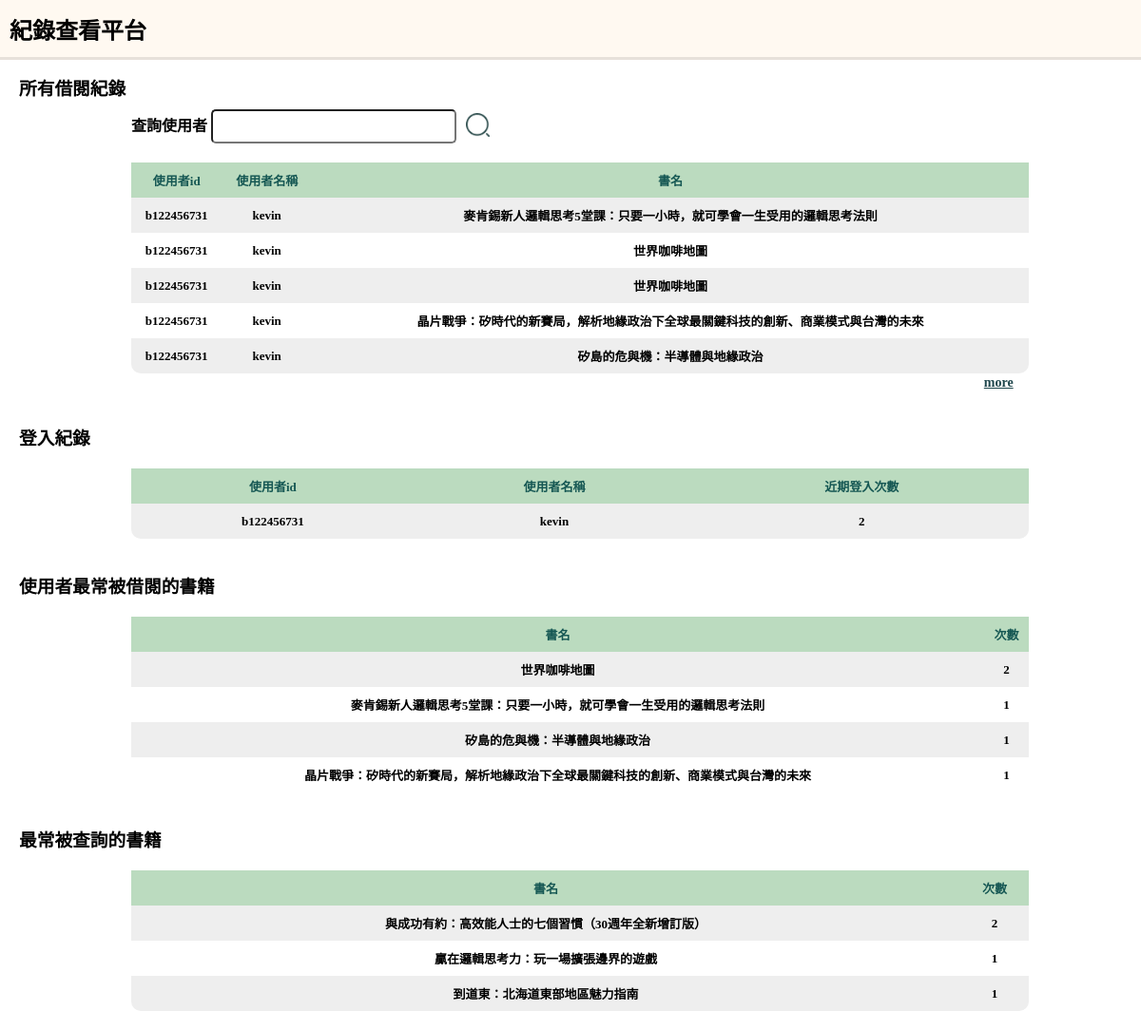
Page /supervise on the committed database.
### tables this page shows
CREATE TABLE "logintopic" (
	"No"	INTEGER,
	"user_ssn"	TEXT,
	"user_name"	TEXT,
	"behavior"	TEXT,
	PRIMARY KEY("No" AUTOINCREMENT)
);

### app.py (the view)
@app.route('/supervise')
def all():
  def super_user_record():
    con = sql.connect("borrowtopic.db")
    con.row_factory = sql.Row
    cur = con.cursor()
    cur.execute("SELECT user_ssn,user_name,book_name FROM borrowtopic")
    data = cur.fetchall()
    con.close()
    for row in data:
      print(row["user_ssn"])
      print(row["user_name"])
      print(row["book_name"])
    return data
  def super_frquent_user():
    con = sql.connect("logintopic.db")
    con.row_factory = sql.Row
    cur = con.cursor()
    cur.execute("SELECT user_ssn, user_name, COUNT(user_ssn) AS num FROM logintopic GROUP BY user_ssn ORDER BY COUNT(user_ssn) DESC")
    data = cur.fetchall()
    con.close()
    for row in data:
      print(row["user_ssn"])
      print(row["user_name"])
    return data
  def super_book_borrowed():
    con = sql.connect("borrowtopic.db")
    con.row_factory = sql.Row
    cur = con.cursor()
    cur.execute("SELECT book_name, COUNT(book_name) as num FROM borrowtopic GROUP BY book_name ORDER BY COUNT(book_name) DESC")
    data = cur.fetchall()
    con.close()
    for row in data:
      print(row["book_name"])
    return data
  def super_book_searched():
    con = sql.connect("searchtopic.db")
    con.row_factory = sql.Row
    cur = con.cursor()
    cur.execute("SELECT book_name, COUNT(book_name) as num FROM searchtopic GROUP BY book_name ORDER BY COUNT(book_name) DESC")
    data = cur.fetchall()
    con.close()
    for row in data:
      print(row["book_name"])
    return data
  return render_template("supervise.html",freq = super_frquent_user(), borrow = super_user_record(), bookborrow = super_book_borrowed(), search = super_book_searched())

### templates/supervise.html (shortened to what this page needs)
<!DOCTYPE html>
<html lang="en">
<head>
</head>
<body>
    <h2 class="title1">紀錄查看平台</h2>
    <hr width="100%" ></hr>
    <div class="block1">
        <h3 class="title2">所有借閱紀錄</h3>
        <form class="table1" action="/user_record_search">
            <font style="font-weight: bolder;">查詢使用者</font>
            <input class="inputArea" type="text" name="user_search" />
            <button class='searchBtn'><img style="margin-bottom: -6px;" width="25px" height="25px"
                    src="./static/images/search.png" /></button>
        </form>
        <div class="main">
            <table class="allRec">
                <thead>
                    <td>使用者id</td>
                    <td>使用者名稱</td>
                    <td>書名</td>
                </thead>
                <tbody>
                    {% for row in borrow %}
                    <tr>
                        <td>{{row["user_ssn"]}}</td>
                        <td>{{row["user_name"]}}</td>
                        <td>{{row["book_name"]}}</td>
                    </tr>
                    {% endfor %}
                </tbody>
            </table>
            <a href="" class="more">more</a>
        </div>
        <h3 class="title2">登入紀錄</h3>
        <div class="main">
            <table>
                <thead>
                    <td>使用者id</td>
                    <td>使用者名稱</td>
                    <td>近期登入次數</td>
                </thead>
                <tbody>
                    {% for row in freq %}
                    <tr>
                        <td>{{row["user_ssn"]}}</td>
                        <td>{{row["user_name"]}}</td>
                        <td>{{row["num"]}}</td>
                    </tr>
                    {% endfor %}
                </tbody>
            </table>
        </div>
        <h3 class="title2">使用者最常被借閱的書籍</h3>
        <div class="main">
            <table>
                <thead>
                    <td>書名</td>
                    <td>次數</td>
                </thead>
                <tbody>
                    {% for row in bookborrow %}
                    <tr>
                        <td>{{row["book_name"]}}</td>
                        <td>{{row["num"]}}</td>
                    </tr>
                    {% endfor %}
                </tbody>
            </table>
        </div>
        <h3 class="title2">最常被查詢的書籍</h3>
        <div class="main">
            <table>
                <thead>
                    <td>書名</td>
                    <td>次數</td>
                </thead>
                <tbody>
                    {% for row in search %}
                    <tr>
                        <td>{{row["book_name"]}}</td>
                        <td>{{row["num"]}}</td>
                    </tr>
                    {% endfor %}
                </tbody>
            </table>
        </div>
    </div>
</body>
</html>

### templates/supervise.html (style rules this page uses)
* { margin: 0%; }
.title1 { height:60px; width: 100%; display: flex; align-items: center; padding-left: 10px; background-color: #FFF9F1; color: black; font-weight: bold; }
.title2 { padding-top: 15px; }
.block1 { padding-left: 20px; }
.table1 { width: 80%; margin: 20px auto; margin-top: 10px; }
.inputArea { border-radius: 5px; width: 250px; height: 30px; }
.searchBtn { background-color: white; border: none; }
.main { width: 80%; margin: 20px auto; }
table { border-spacing: 0; width: 100%; border-collapse: collapse; }
tr { text-align: center; }
td { height: 35px; font-size: 13px; font-weight: bolder; }
table tbody tr:nth-child(odd) { background-color: #eee }
table thead { background-color: #BBDBBF; color: rgb(21, 87, 83); font-size: 14px; font-weight: bolder; }
table tbody tr:last-child td:first-child { border-radius: 0 0 0 10px; }
table tbody tr:last-child td:last-child { border-radius: 0 0 10px 0; }
hr { border:none; border-top: 3px solid #e7e1da; }
.more { font-size: 14px; padding-left: 95%; font-weight: bolder; color: rgb(31, 70, 76); }

### rows in the picture
logintopic: user_ssn "b122456731", user_name "kevin", num "2"

### other values in the picture
{{ row["user_ssn"] }} "b122456731" "b122456731" "b122456731" "b122456731" "b122456731"
{{ row["user_name"] }} "kevin" "kevin" "kevin" "kevin" "kevin"
{{ row["book_name"] }} "麥肯錫新人邏輯思考5堂課：只要一小時，就可學會一生受用的邏輯思考法則" "世界咖啡地圖" "世界咖啡地圖" "晶片戰爭：矽時代的新賽局，解析地緣政治下全球最關鍵科技的創新、商業模式與台灣的未來" "矽島的危與機：半導體與地緣政治"
{{ row["book_name"] }} "世界咖啡地圖" "麥肯錫新人邏輯思考5堂課：只要一小時，就可學會一生受用的邏輯思考法則" "矽島的危與機：半導體與地緣政治" "晶片戰爭：矽時代的新賽局，解析地緣政治下全球最關鍵科技的創新、商業模式與台灣的未來"
{{ row["num"] }} "2" "1" "1" "1"
{{ row["book_name"] }} "與成功有約：高效能人士的七個習慣（30週年全新增訂版）" "贏在邏輯思考力：玩一場擴張邊界的遊戲" "到道東：北海道東部地區魅力指南"
{{ row["num"] }} "2" "1" "1"
